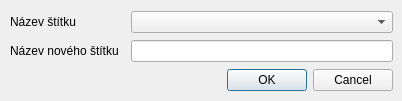
<?xml version="1.0" encoding="UTF-8"?>
<ui version="4.0">
 <class>labelNameDialog</class>
 <widget class="QDialog" name="labelNameDialog">
  <property name="geometry">
   <rect>
    <x>0</x>
    <y>0</y>
    <width>402</width>
    <height>101</height>
   </rect>
  </property>
  <property name="windowTitle">
   <string>Zadejte jméno nové složky</string>
  </property>
  <property name="windowIcon">
   <iconset resource="resources.qrc">
    <normaloff>:/icons/icons/GooDer.svgz</normaloff>:/icons/icons/GooDer.svgz</iconset>
  </property>
  <widget class="QWidget" name="layoutWidget">
   <property name="geometry">
    <rect>
     <x>10</x>
     <y>10</y>
     <width>383</width>
     <height>83</height>
    </rect>
   </property>
   <layout class="QGridLayout" name="gridLayout">
    <item row="0" column="0" colspan="2">
     <widget class="QLabel" name="label">
      <property name="text">
       <string>Název štítku</string>
      </property>
     </widget>
    </item>
    <item row="0" column="2">
     <widget class="QComboBox" name="labelComboBox"/>
    </item>
    <item row="1" column="0">
     <widget class="QLabel" name="labelLabelName">
      <property name="text">
       <string>Název nového štítku</string>
      </property>
     </widget>
    </item>
    <item row="1" column="2">
     <widget class="QLineEdit" name="labelName">
      <property name="minimumSize">
       <size>
        <width>262</width>
        <height>0</height>
       </size>
      </property>
     </widget>
    </item>
    <item row="2" column="1" colspan="2">
     <widget class="QDialogButtonBox" name="buttonBox">
      <property name="orientation">
       <enum>Qt::Horizontal</enum>
      </property>
      <property name="standardButtons">
       <set>QDialogButtonBox::Cancel|QDialogButtonBox::Ok</set>
      </property>
     </widget>
    </item>
   </layout>
  </widget>
 </widget>
 <resources>
  <include location="resources.qrc"/>
 </resources>
 <connections>
  <connection>
   <sender>buttonBox</sender>
   <signal>accepted()</signal>
   <receiver>labelNameDialog</receiver>
   <slot>accept()</slot>
   <hints>
    <hint type="sourcelabel">
     <x>248</x>
     <y>254</y>
    </hint>
    <hint type="destinationlabel">
     <x>157</x>
     <y>274</y>
    </hint>
   </hints>
  </connection>
  <connection>
   <sender>buttonBox</sender>
   <signal>rejected()</signal>
   <receiver>labelNameDialog</receiver>
   <slot>reject()</slot>
   <hints>
    <hint type="sourcelabel">
     <x>316</x>
     <y>260</y>
    </hint>
    <hint type="destinationlabel">
     <x>286</x>
     <y>274</y>
    </hint>
   </hints>
  </connection>
 </connections>
</ui>
